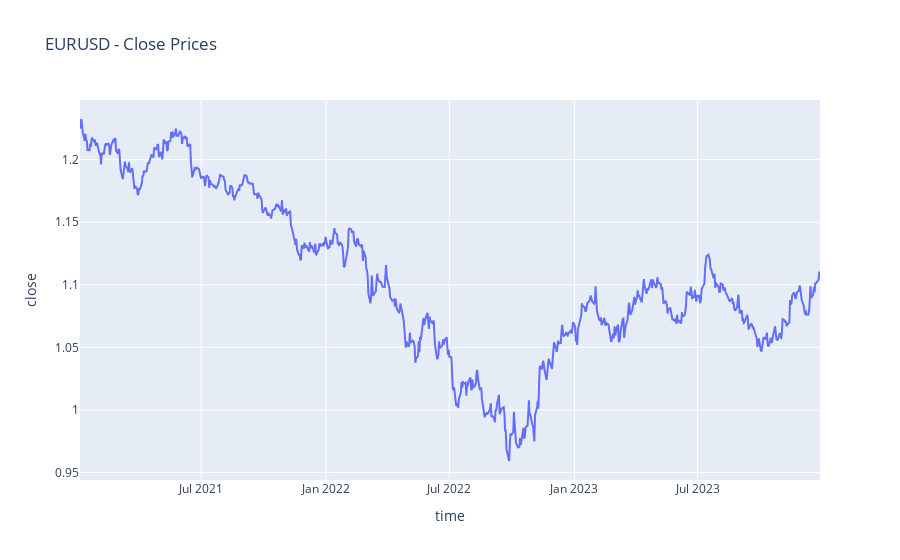

The code cell stored with this chart in its notebook:
### Markdown cell above
---

### Visualizing Close Prices with Plotly Express

### Code cell
fig = px.line(df, x='time', y='close', title='EURUSD - Close Prices')  # creating a figure using px.line
display(fig)  # showing figure in output

### Figure 1 — Plotly figure (JSON) as saved in the notebook; plotly's stock layout.template omitted (floating-point values rounded to 4 significant figures; data arrays with more than 128 entries replaced by an {"elided": "..."} marker saying what was removed)
{"data": [{"hovertemplate": "time=%{x}<br>close=%{y}<extra></extra>", "legendgroup": "", "line": {"color": "#636efa", "dash": "solid"}, "marker": {"symbol": "circle"}, "mode": "lines", "name": "", "orientation": "v", "showlegend": false, "type": "scatter", "x": {"elided": "778 str values"}, "xaxis": "x", "y": {"elided": "778 float values"}, "yaxis": "y"}], "layout": {"legend": {"tracegroupgap": 0}, "title": {"text": "EURUSD - Close Prices"}, "xaxis": {"anchor": "y", "domain": [0, 1], "title": {"text": "time"}}, "yaxis": {"anchor": "x", "domain": [0, 1], "title": {"text": "close"}}}}
